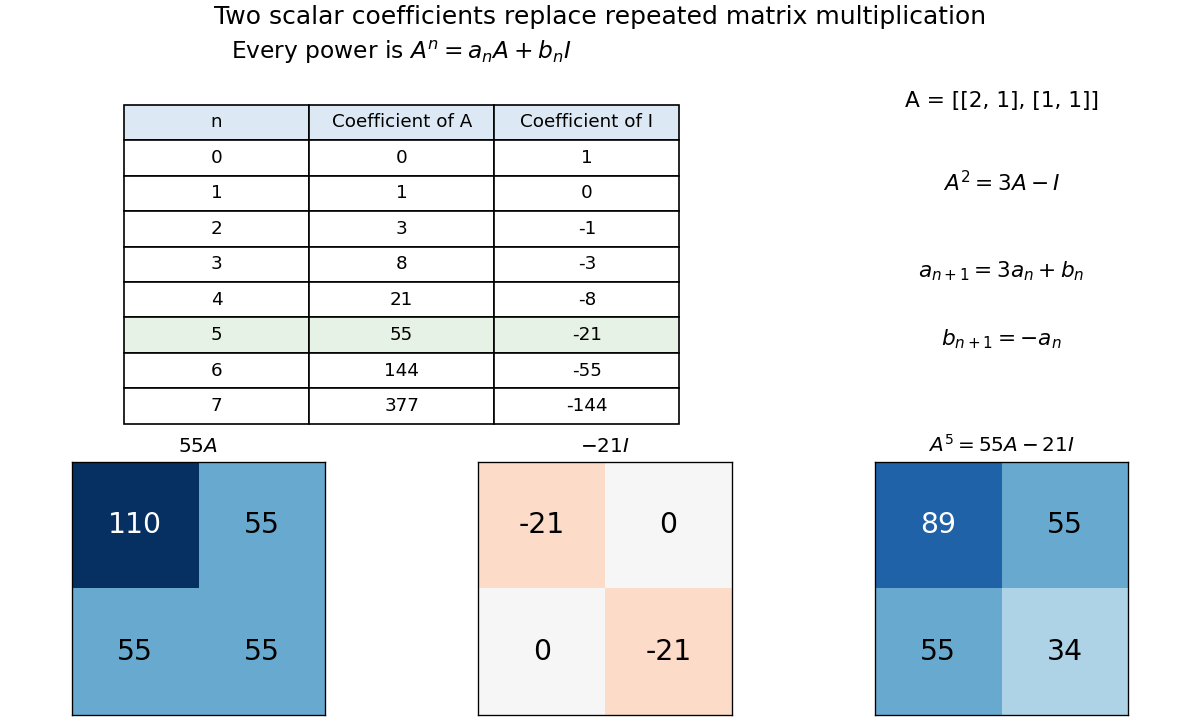

This chart was generated by the following Python code:
"""Illustrate original integer matrix powers reduced by Cayley–Hamilton; emit to CWD."""
from pathlib import Path

import matplotlib.pyplot as plt
import numpy as np


def main():
    a = np.array([[2, 1], [1, 1]], dtype=object)
    identity = np.eye(2, dtype=object)
    assert np.array_equal(a @ a - 3 * a + identity, np.zeros((2, 2), dtype=object))
    rows = []
    coefficient, constant = 0, 1
    for n in range(8):
        assert np.array_equal(np.linalg.matrix_power(a, n), coefficient * a + constant * identity)
        rows.append([n, coefficient, constant])
        coefficient, constant = 3 * coefficient + constant, -coefficient
    fig = plt.figure(figsize=(10, 6), dpi=120, facecolor="white", layout="constrained")
    grid = fig.add_gridspec(2, 3, height_ratios=[1.4, 1])
    ax = fig.add_subplot(grid[0, :2])
    ax.axis("off")
    table = ax.table(cellText=rows, colLabels=["n", "Coefficient of A", "Coefficient of I"], cellLoc="center", bbox=[0.15, 0, 0.7, 0.9])
    table.auto_set_font_size(False)
    table.set_fontsize(11)
    for j in range(3):
        table[(0, j)].set_facecolor("#dce9f4")
        table[(6, j)].set_facecolor("#e5f2e5")
    ax.set_title(r"Every power is $A^n=a_n A+b_n I$", fontsize=14)
    ax = fig.add_subplot(grid[0, 2])
    ax.axis("off")
    for y, text in [(0.91, "A = [[2, 1], [1, 1]]"), (0.68, r"$A^2=3A-I$"), (0.43, r"$a_{n+1}=3a_n+b_n$"), (0.24, r"$b_{n+1}=-a_n$")]:
        ax.text(0.5, y, text, ha="center", va="center", fontsize=13)
    matrices = [55 * a, -21 * identity, np.linalg.matrix_power(a, 5)]
    for j, (matrix, title) in enumerate(zip(matrices, [r"$55A$", r"$-21I$", r"$A^5=55A-21I$"])):
        ax = fig.add_subplot(grid[1, j])
        values = np.asarray(matrix, dtype=float)
        ax.imshow(values, cmap="RdBu", vmin=-110, vmax=110)
        for (i, k), value in np.ndenumerate(matrix):
            ax.text(k, i, str(value), ha="center", va="center", fontsize=17, color="white" if abs(value) > 70 else "black")
        ax.set(xticks=[], yticks=[], title=title)
    fig.suptitle("Two scalar coefficients replace repeated matrix multiplication", fontsize=15)
    fig.savefig(Path(__file__).stem + ".png", facecolor="white")
    plt.close(fig)


if __name__ == "__main__":
    main()
